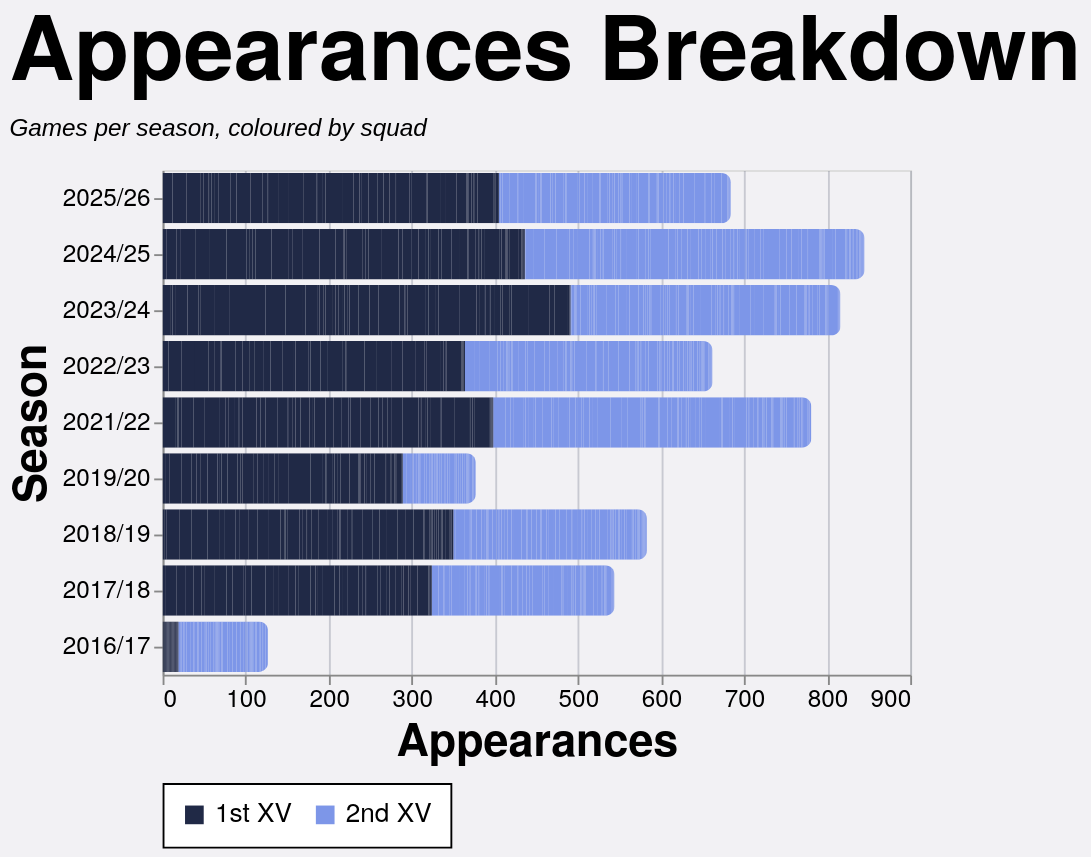

Source (Vega-Lite JSON):
### Vega-Lite specification from a JSON file in a GitHub repository (floating-point values rounded to 4 significant figures; data arrays with more than 128 entries replaced by an {"elided": "..."} marker saying what was removed)
{"config": {"axis": {"labelFont": "PT Sans Narrow, Helvetica Neue, Helvetica, Arial, sans-serif", "titleFont": "PT Sans Narrow, Helvetica Neue, Helvetica, Arial, sans-serif", "labelFontSize": 13, "titleFontSize": 24, "gridColor": "#202947", "gridOpacity": 0.2, "zindex": 1}, "text": {"font": "Lato, sans-serif"}, "bar": {"cornerRadiusEnd": 5}, "header": {"labelFont": "PT Sans Narrow, Helvetica Neue, Helvetica, Arial, sans-serif", "titleFont": "PT Sans Narrow, Helvetica Neue, Helvetica, Arial, sans-serif", "labelFontSize": 24, "titleFontSize": 28, "labelFontWeight": "bold", "orient": "left"}, "legend": {"labelFont": "PT Sans Narrow, Helvetica Neue, Helvetica, Arial, sans-serif", "titleFont": "PT Sans Narrow, Helvetica Neue, Helvetica, Arial, sans-serif", "labelFontSize": 14, "titleFontSize": 16, "titlePadding": 5, "fillColor": "white", "strokeColor": "black", "padding": 10, "titleFontWeight": "lighter", "titleFontStyle": "italic", "titleColor": "gray", "offset": 10}, "title": {"font": "PT Sans Narrow, Helvetica Neue, Helvetica, Arial, sans-serif", "fontSize": 48, "fontWeight": "bold", "anchor": "start", "align": "center", "titlePadding": 20, "subtitlePadding": 10, "subtitleFontSize": 13, "subtitleColor": "", "subtitleFontStyle": "italic", "offset": 15, "color": "black"}, "axisX": {"labelAngle": 0}, "facet": {"title": null, "header": null, "align": {"row": "each", "column": "each"}}, "resolve": {"scale": {"y": "independent", "facet": "independent"}}, "background": "#f2f1f4", "scale": {"offsetBandPaddingOuter": 0.2, "offsetBandPaddingInner": 0.1}}, "data": {"name": "data-d53c909d02b30c992d6af90d0f37868b"}, "mark": {"type": "bar"}, "encoding": {"color": {"field": "color_value", "legend": {"orient": "bottom", "title": null}, "scale": {"domain": ["1st XV", "2nd XV"], "range": ["#202946", "#7d96e8"]}, "sort": {"field": "sum(apps)", "op": "sum", "order": "descending"}, "type": "nominal"}, "tooltip": [{"field": "player", "title": "Player", "type": "nominal"}, {"field": "season", "title": "Season", "type": "nominal"}, {"field": "color_value", "title": "Group", "type": "nominal"}, {"aggregate": "sum", "field": "apps", "title": "Appearances", "type": "quantitative"}], "x": {"aggregate": "sum", "field": "apps", "title": "Appearances", "type": "quantitative"}, "y": {"field": "season", "sort": {"field": "season_sort", "op": "max", "order": "descending"}, "title": "Season", "type": "nominal"}}, "height": {"step": 30}, "title": {"text": "Appearances Breakdown", "subtitle": "Games per season, coloured by squad"}, "width": 400, "$schema": "https://vega.github.io/schema/vega-lite/v5.20.1.json", "datasets": {"data-d53c909d02b30c992d6af90d0f37868b": {"elided": "2502 records"}}}
